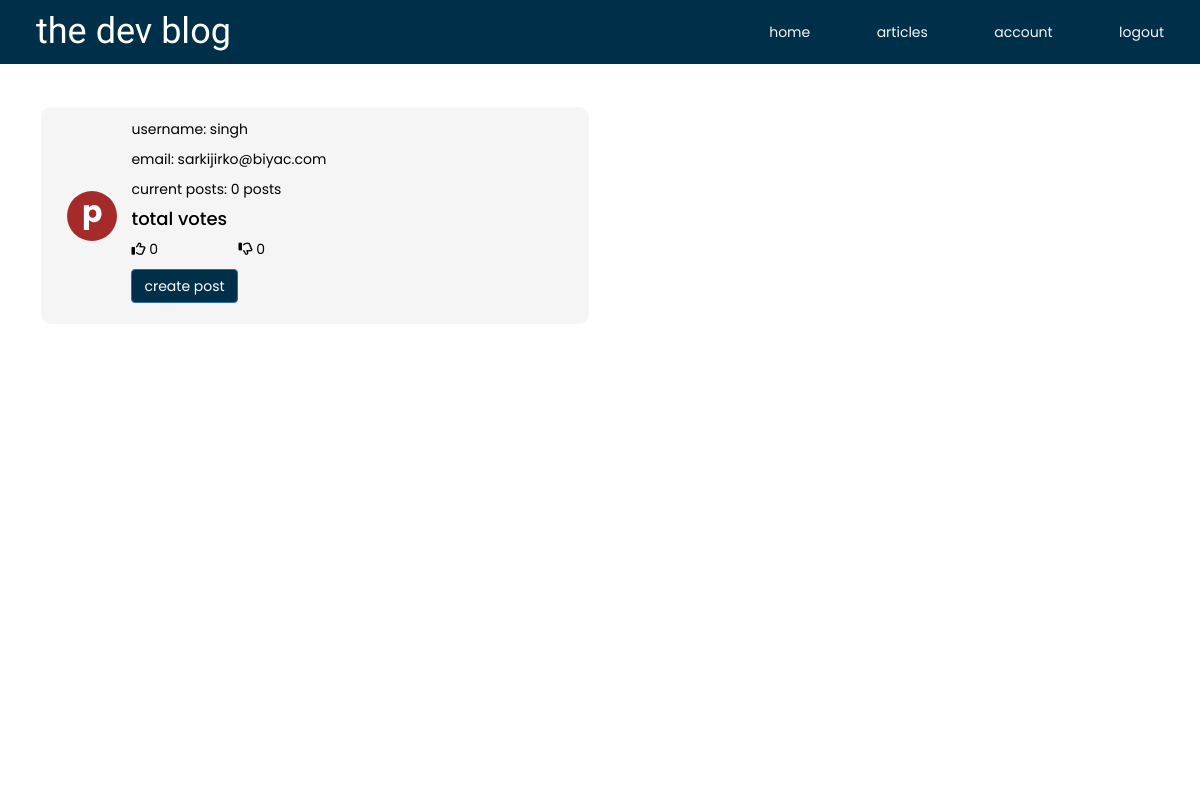
Page /account (signed in) on the earlier database version.
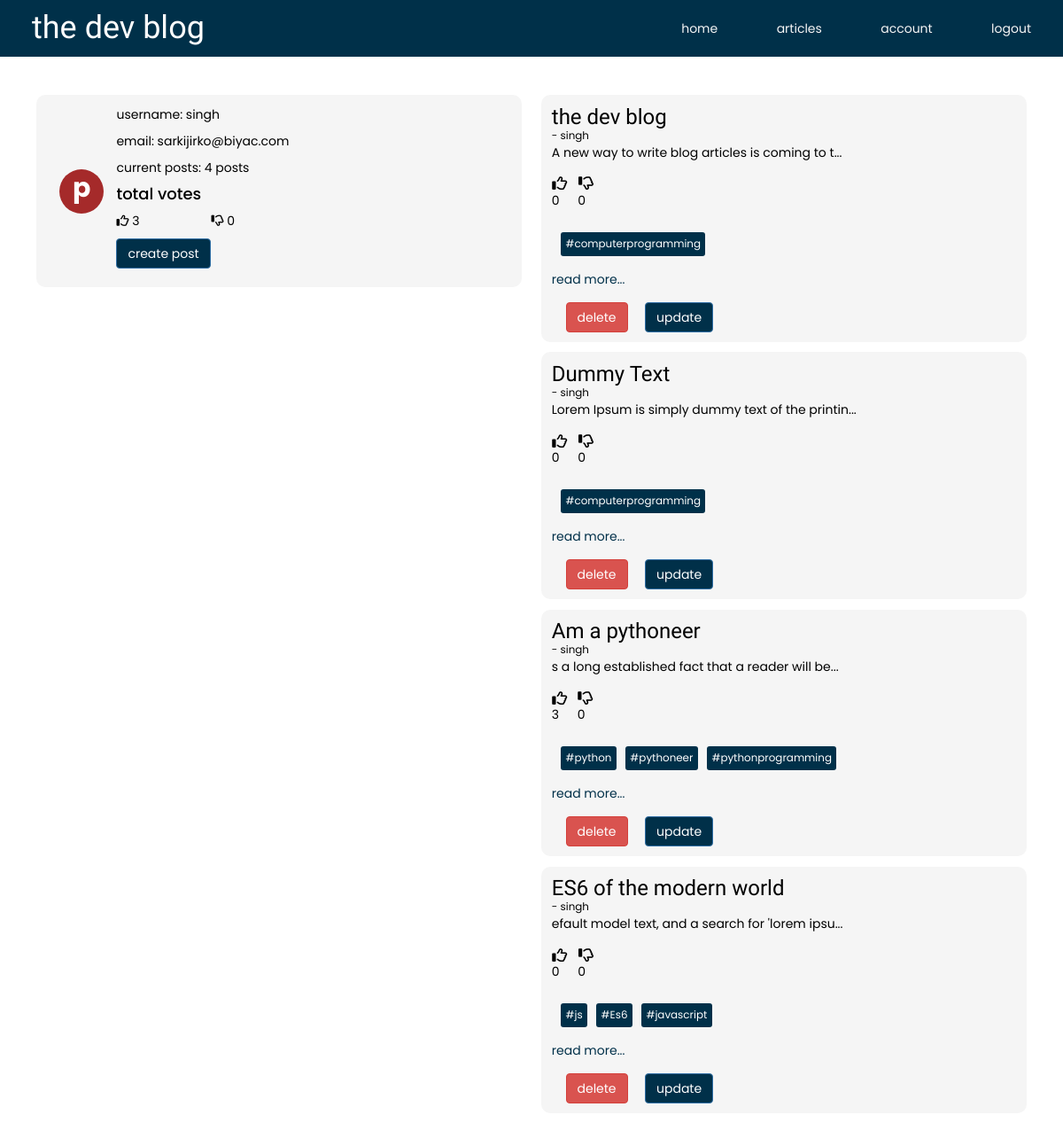
Same page on the later database version.
### app/models.py (models this page shows)
class User(db.Model, UserMixin):
    __tablename__ = 'users'
    id = db.Column(db.Integer, primary_key=True)
    username = db.Column(db.String(30), nullable=False)
    email = db.Column(db.String(30), nullable=False)
    password = db.Column(db.String(100), nullable=False)
    posts = db.relationship('Post', backref='user', lazy=True)

class Post(db.Model):
    __tablename__ = 'posts'
    id = db.Column(db.Integer, primary_key=True)
    title = db.Column(db.String(60), nullable=False)
    content = db.Column(db.Text, nullable=False)
    '''
    tags will actually be a list, but since we can't store lists in the database,
    we will serialize it and store it as a string and when we retrieve, we will
    deserialize it into a list
    '''
    tags = db.Column(db.String(200), nullable=False)
    upvotes = db.Column(db.Integer, nullable=False)
    downvotes = db.Column(db.Integer, nullable=False)
    user_id = db.Column(db.Integer, db.ForeignKey('users.id'))

### app/views.py (the view)
@app.route('/account')
@login_required
def get_account():
    user = User.query.filter_by(username=current_user.username).first()
    all_posts = user.posts
    total_upvote_count = 0
    total_downvote_count = 0
    for post in all_posts:
        post.tags = ast.literal_eval(post.tags)
        total_upvote_count += post.upvotes
        total_downvote_count += post.downvotes
    return render_template('account.html', posts=all_posts, upvotes=total_upvote_count, downvotes=total_downvote_count)

### app/models.py (called while the page is built)
@login_manager.user_loader
def load_user(user_id):
    return User.query.get(int(user_id))

### app/templates/account.html (shortened to what this page needs)
{% extends 'layout.html' %}
{% import 'macros.html' as macro %}
{% block content %}
<main class="container">
    <section class="account-container">
        <div class="card">
            <div class="img-container">
                <div class="img">
                    <p>p</p>
                </div>
            </div>
            <div class="profile-desc">
                <p>username: {{ current_user.username }}</p>
                <p>email: {{ current_user.email }}</p>
                <p>current posts: {{ posts | count }} posts</p>
                <h4>total votes</h4>
                <div class="votes">
                    <p>
                        <i class="far fa-thumbs-up"></i>
                        {{ upvotes }}
                    </p>
                    <p>
                        <i class="far fa-thumbs-down"></i>
                        {{ downvotes }}
                    </p>
                </div>
                <div class="action-btns">
                    <a class="btn btn-primary" href="/create">create post</a>
                </div>
            </div>
        </div>
        <div class="posts">
            {% for post in posts %}
                {{ macro.render_article(post.id, post.title, current_user.username ,post.content, post.upvotes, post.downvotes, post.tags, 'true') }}
            {% endfor %}
        </div>
    </section>
</main>
{% endblock %}

### app/templates/layout.html (shortened to what this page needs)
{% extends 'bootstrap/base.html' %}
{% block styles %}
{{ super() }}
<link rel="stylesheet" href="{{ url_for('static', filename='style.css') }}">
<link rel="stylesheet" href="https://cdnjs.cloudflare.com/ajax/libs/font-awesome/6.0.0-beta2/css/all.min.css" />
{% endblock %}

### app/templates/macros.html
{% macro  render_article(post_id, title, username, content, upvotes, downvotes, tags, deleteBtn='false') %}
<div class="card" id="post-{{ post_id }}">
    <h3>{{ title }}</h3>
    <small>- {{ username }}</small>
    <p>
       {{ content | truncate(50, True, '...') }}
    </p>
    <div class="vote-btns">
        <p>
            <i class="far fa-thumbs-up"></i>
            <span class="upvote-count">{{ upvotes }}</span>
        </p>
        <p>
            <i class="far fa-thumbs-down"></i>
            <span class="downvote-count">{{ downvotes }}</span>
        </p>
    </div>
    <div class="tags">
        {% for tag in tags %}
            <small>#{{ tag }}</small>
        {% endfor %}
    </div>
    <div class="see-more">
        <a href="/full-post/{{ post_id }}" >read more...</a>
    </div>
    {% if deleteBtn == 'true' %}
        <a href="/delete/{{ post_id }}" id="delete-btn" class="btn btn-danger">delete</a>
        <a href="/update/post/{{ post_id }}" id="delete-btn" class="btn btn-primary">update</a>
    {% endif %}
</div>
{% endmacro %}

### app/templates/header.html
<header>
    <h1>the dev blog</h1>
    <nav>
        <a href="/">home</a>
        <a href="/articles">articles</a>
        <a href="/account">account</a>
        {% if current_user.is_authenticated %}
            <a href="/logout">logout</a>
        {% else %}
            <a href="/login">login</a>
            <a href="/register" class="btn btn-primary">sign up</a>
        {% endif %}
    </nav>
</header>

### app/static/style.css (style rules this page uses)
:root { --header-font: 'Philosopher', sans-serif; --text-font: 'Poppins', sans-serif; --bg-color: #003049; }
* { margin: 0; padding: 0; box-sizing: border-box; font-family: var(--text-font); }
h1, h2, h3 { font-family: var(--header-font); margin: 0; }
a { color: var(--bg-color); }
header { display: flex; align-items: center; justify-content: space-between; padding: 1% 3%; background-color: var(--bg-color); color: white; position: fixed; top: 0; left: 0; width: 100%; z-index: 5; }
header nav { width: 35%; display: flex; align-items: center; justify-content: space-between; }
header nav a { color: whitesmoke; }
main.container { margin-top: 8%; }
.img-container { position: relative; }
.btn-primary { background-color: var(--bg-color); }
.card { padding: 2%; background-color: whitesmoke; border-radius: 10px; margin: 2%; color: black; }
.card .vote-btns { margin: 3% 0; display: flex; }
.vote-btns i { padding: 2%; font-size: 17px; cursor: pointer; }
.card .tags { display: flex; }
.tags small { padding: 1%; border-radius: 3px; color: white; margin-left: 2%; background-color: var(--bg-color); }
.see-more { padding-top: 3%; }
.see-more a { color: var(--bg-color); }
.card #delete-btn { margin-top: 3%; margin-left: 3%; }
.account-container { display: grid; grid-template-columns: 1fr 1fr; }
.account-container > .card { display: grid; grid-template-columns: 15% 85%; height: max-content; }
.account-container .card .img-container { display: grid; place-items: center; }
.account-container .card .img { width: 50px; height: 50px; border-radius: 50%; background-color: brown; color: white; text-align: center; font-weight: bold; display: grid; place-items: center; font-size: 30px; }
.account-container .posts { height: calc(100vh - 120px); overflow-y: scroll; }
.profile-desc .votes { display: flex; width: 30%; align-items: center; justify-content: space-between; }

Differences in the rows shown:
added Post: title "the dev blog", {{ username }} "singh", content "A new way to write blog articles is coming to t...", upvotes "0", downvotes "0", tags "computerprogramming"
added Post: title "Dummy Text", {{ username }} "singh", content "Lorem Ipsum is simply dummy text of the printin...", upvotes "0", downvotes "0", tags "computerprogramming"
added Post: title "Am a pythoneer", {{ username }} "singh", content "s a long established fact that a reader will be...", upvotes "3", downvotes "0", tags "python" "pythoneer" "pythonprogramming"
added Post: title "ES6 of the modern world", {{ username }} "singh", content "efault model text, and a search for 'lorem ipsu...", upvotes "0", downvotes "0", tags "js" "Es6" "javascript"
Other differences:
{{ posts | count }}: "0" → "4"
{{ upvotes }}: "0" → "3"
